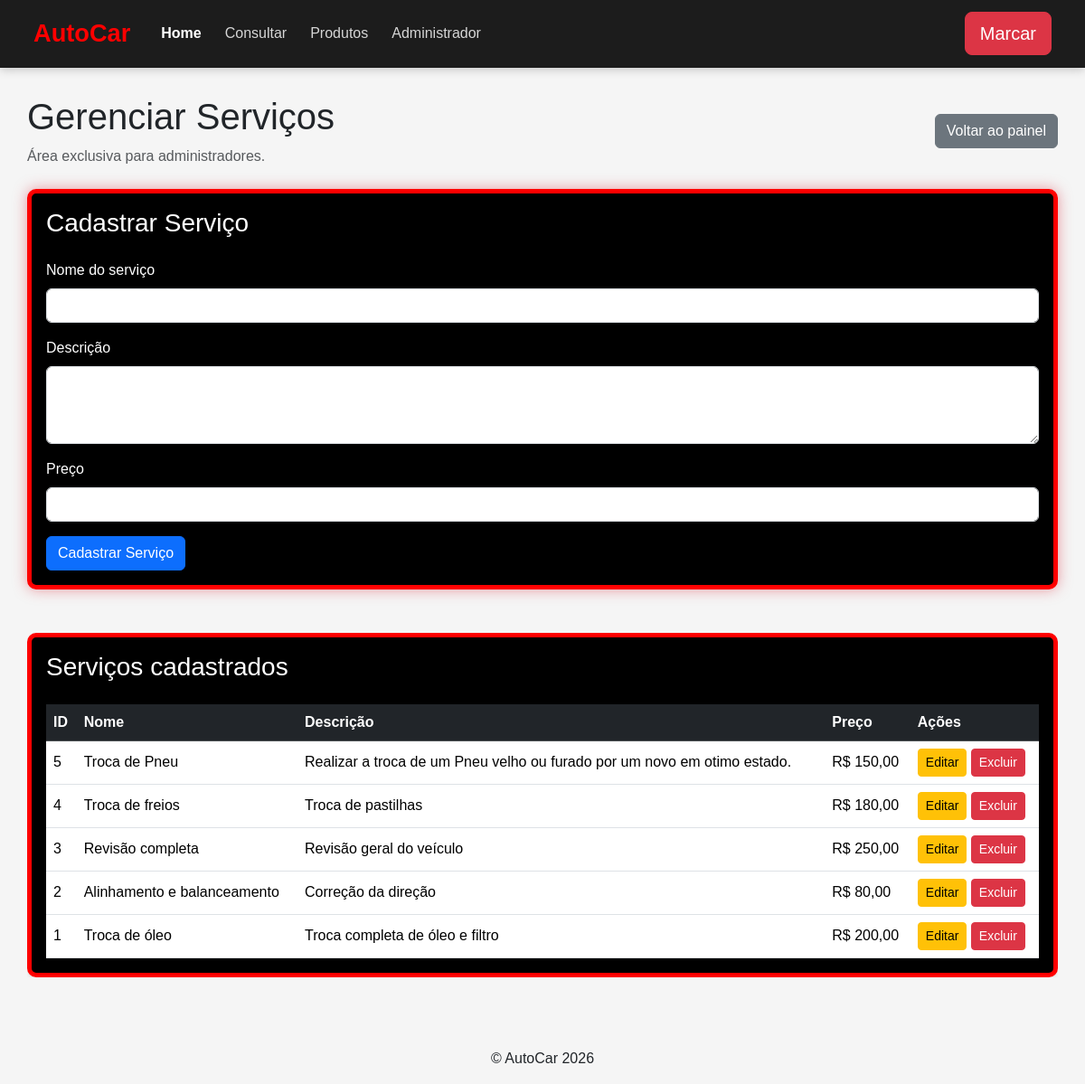
Page /servicos.php on the committed database.
### tables this page shows
CREATE TABLE `servicos` (
  `id` int(11) NOT NULL,
  `nome` varchar(100) DEFAULT NULL,
  `descricao` text DEFAULT NULL,
  `preco` decimal(10,2) DEFAULT NULL
);

### servicos.php (the view, shortened to what this page needs)
<?php
include("conexao.php");
$sql = "SELECT id, nome, descricao, preco
        FROM servicos
        ORDER BY id DESC";
$resultado = $conn->query($sql);
?>
<?php include("header.php"); ?>
<div class="d-flex justify-content-between align-items-center mb-4">
    <div>
        <h1 class="mb-2">Gerenciar Serviços</h1>
        <p class="text-muted mb-0">
            Área exclusiva para administradores.
        </p>
    </div>
    <a href="admin.php" class="btn btn-secondary">
        Voltar ao painel
    </a>
</div>
    <div class="card mb-5">
        <div class="card-body">
            <h3 class="card-title mb-4">Cadastrar Serviço</h3>
            <form method="POST">
                <div class="mb-3">
                    <label for="nome" class="form-label">
                        Nome do serviço
                    </label>
                    <input
                        type="text"
                        class="form-control"
                        id="nome"
                        name="nome"
                        required
                    >
                </div>
                <div class="mb-3">
                    <label for="descricao" class="form-label">
                        Descrição
                    </label>
                    <textarea
                        class="form-control"
                        id="descricao"
                        name="descricao"
                        rows="3"
                    ></textarea>
                </div>
                <div class="mb-3">
                    <label for="preco" class="form-label">
                        Preço
                    </label>
                    <input
                        type="number"
                        class="form-control"
                        id="preco"
                        name="preco"
                        step="0.01"
                        min="0"
                        required
                    >
                </div>
                <button type="submit" class="btn btn-primary">
                    Cadastrar Serviço
                </button>
            </form>
        </div>
    </div>
    <div class="table-responsive">
       <div class="card shadow-sm">
    <div class="card-body">
        <h3 class="mb-4">Serviços cadastrados</h3>
        <div class="table-responsive">
            <table class="table table-hover align-middle mb-0">
            <thead class="table-dark">
                <tr>
                    <th>ID</th>
                    <th>Nome</th>
                    <th>Descrição</th>
                    <th>Preço</th>
                    <th>Ações</th>
                </tr>
            </thead>
            <tbody>
                <?php if ($resultado && $resultado->num_rows > 0): ?>
                 <?php while ($servico = $resultado->fetch_assoc()): ?>
    <tr>
        <td><?= $servico["id"] ?></td>
        <td>
            <?= htmlspecialchars($servico["nome"]) ?>
        </td>
        <td>
            <?= htmlspecialchars($servico["descricao"] ?? "") ?>
        </td>
        <td>
            R$ <?= number_format(
                (float)$servico["preco"],
                2,
                ",",
                "."
            ) ?>
        </td>
        <td>
            <a
                href="editar_servicos.php?id=<?= $servico["id"] ?>"
                class="btn btn-warning btn-sm"
            >
                Editar
            </a>
             <a
        href="excluir_servico.php?id=<?= $servico["id"] ?>"
        class="btn btn-danger btn-sm"
        onclick="return confirm('Tem certeza que deseja excluir este serviço?');"
    >
        Excluir
    </a>
        </td>
    </tr>
<?php endwhile; ?>
                <?php endif; ?>
            </tbody>
        </table>
    </div>
</div>
<?php include("footer.php"); ?>

### header.php (shortened to what this page needs)
<!DOCTYPE html>
<html lang="pt-br">
<head>
    <link href="https://cdn.jsdelivr.net/npm/bootstrap@5.3.8/dist/css/bootstrap.min.css" rel="stylesheet">
    <link href="style.css" rel="stylesheet">
</head>
<body>
<header>
<nav class="navbar navbar-expand-lg">
  <div class="container-fluid">
    <a class="navbar-brand" href="index.php">AutoCar</a>
    <div class="collapse navbar-collapse" id="navbarSupportedContent">
      <ul class="navbar-nav me-auto mb-2 mb-lg-0">
        <li class="nav-item">
          <a class="nav-link active" href="index.php">Home</a>
        </li>
        <li class="nav-item">
          <a class="nav-link" href="consultar.php">
          Consultar
          </a>
        </li>
        <li class="nav-item">
          <a class="nav-link" href="produtos.php">Produtos</a>
        </li>
        <li>
          <a class="nav-link" href="login_admin.php">Administrador</a>
        </li>
      </ul>
    </div>
   <a href="agendar.php" class="btn btn-lg btn-danger">
    Marcar
  </a>
  </div>
</nav>
</header>
<main>

### footer.php (shortened to what this page needs)
</main>
<footer class="text-center mt-5 mb-3">
    <p>© AutoCar 2026</p>
</footer>
</body>
</html>

### style.css (style rules this page uses)
.navbar { background-color: #1c1c1c !important; padding: 12px 25px; box-shadow: 0 2px 10px rgba(0,0,0,0.2); }
.navbar-brand { color: red; font-size: 1.7rem; font-weight: bold; }
.nav-link { color: #d6d6d6 !important; margin-left: 10px; transition: 0.3s; }
.nav-link.active { color: #ffffff !important; font-weight: bold; }
body { background-color: #f5f5f5; font-family: Arial, Helvetica, sans-serif; }
main { min-height: 80vh; padding: 30px; }
.card { background-color: #000; color: white; border: 5px solid red; border-radius: 10px; box-shadow: 0 0 15px rgba(220, 53, 69, 0.5); }

### rows in the picture
servicos: id "5", nome "Troca de Pneu", descricao "Realizar a troca de um Pneu velho ou furado por um novo em otimo estado.", preco "150,00"
servicos: id "4", nome "Troca de freios", descricao "Troca de pastilhas", preco "180,00"
servicos: id "3", nome "Revisão completa", descricao "Revisão geral do veículo", preco "250,00"
servicos: id "2", nome "Alinhamento e balanceamento", descricao "Correção da direção", preco "80,00"
servicos: id "1", nome "Troca de óleo", descricao "Troca completa de óleo e filtro", preco "200,00"
